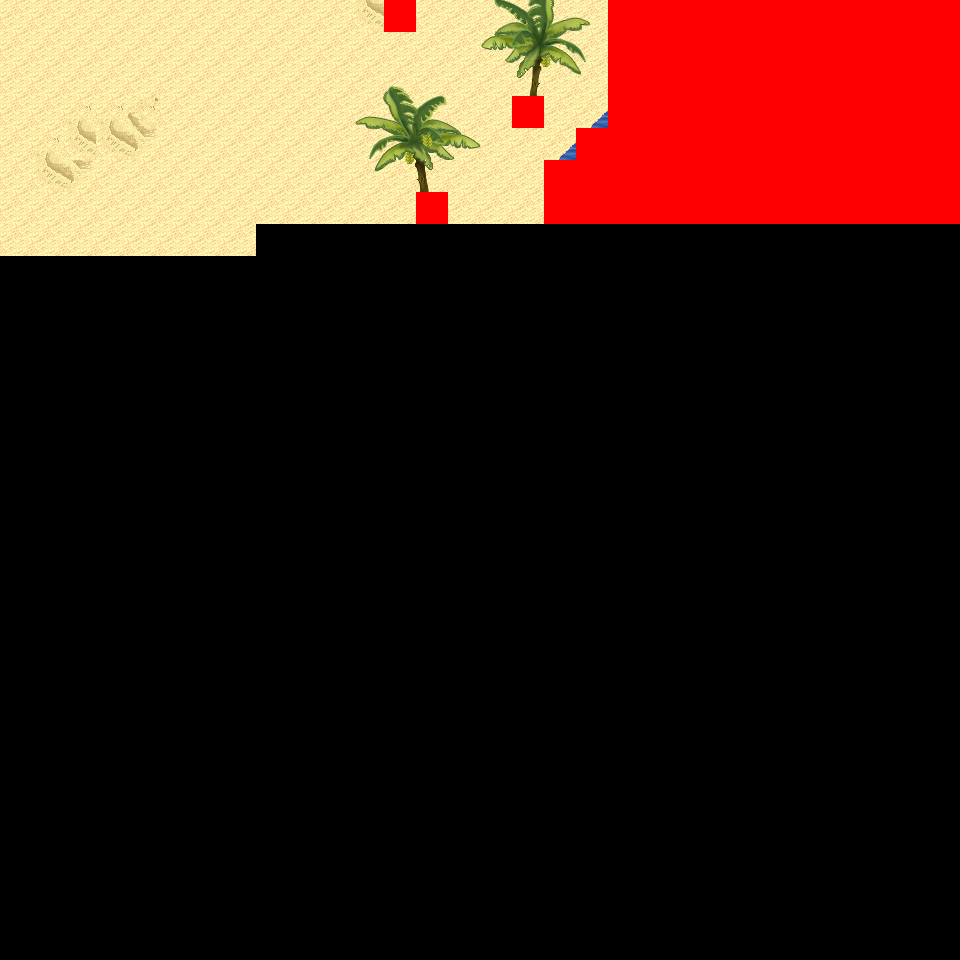

Rendered tile map (Tiled .tmx) drawn with the repository's tilesets; below, a short description and the map source with its tile grids summarised:
An orthogonal 30x30 tile map with 32x32 px tiles, 6 tile layers (Ground, Object, Object2, Above, ...), 14 tilesets and 3 objects (3x mapExit).

<map version="1.0" orientation="orthogonal" renderorder="right-down" width="30" height="30" tilewidth="32" tileheight="32" nextobjectid="4">
  <tileset firstgid="1" name="tileset_logic_collision" tilewidth="32" tileheight="32" tilecount="1" columns="1">
    <image source="../drawable/tileset_logic_collision.png" width="32" height="32" />
  </tileset>
  <tileset firstgid="2" name="tileset_ground_ground" tilewidth="32" tileheight="32" tilecount="33" columns="3">
    <image source="../drawable/tileset_ground_ground.png" width="96" height="352" />
  </tileset>
  <tileset firstgid="35" name="tileset_terrain_desert" tilewidth="32" tileheight="32" tilecount="88" columns="8">
    <image source="../drawable/tileset_terrain_desert.png" width="256" height="352" />
  </tileset>
  <tileset firstgid="123" name="tileset_building_stone_ruins" tilewidth="32" tileheight="32" tilecount="72" columns="6">
    <image source="../drawable/tileset_building_stone_ruins.png" width="192" height="384" />
  </tileset>
  <tileset firstgid="195" name="tileset_ground_sand_edges" tilewidth="32" tileheight="32" tilecount="15" columns="5">
    <image source="../drawable/tileset_ground_sand_edges.png" width="160" height="96" />
  </tileset>
  <tileset firstgid="210" name="tileset_ground_slate_tiles" tilewidth="32" tileheight="32" tilecount="15" columns="5">
    <image source="../drawable/tileset_ground_slate_tiles.png" width="160" height="96" />
  </tileset>
  <tileset firstgid="225" name="tileset_ground_sand_2" tilewidth="32" tileheight="32" tilecount="15" columns="5">
    <image source="../drawable/tileset_ground_sand_2.png" width="160" height="96" />
  </tileset>
  <tileset firstgid="240" name="tileset_plant_cactus_2" tilewidth="32" tileheight="32" tilecount="10" columns="5">
    <image source="../drawable/tileset_plant_cactus_2.png" width="160" height="64" />
  </tileset>
  <tileset firstgid="250" name="tileset_plant_round_cactuses" tilewidth="32" tileheight="32" tilecount="20" columns="10">
    <image source="../drawable/tileset_plant_round_cactuses.png" width="320" height="64" />
  </tileset>
  <tileset firstgid="270" name="tileset_plant_tree_banana_tree" tilewidth="32" tileheight="32" tilecount="40" columns="4">
    <image source="../drawable/tileset_plant_tree_banana_tree.png" width="128" height="320" />
  </tileset>
  <tileset firstgid="310" name="tileset_plant_tree_palm_tree" tilewidth="32" tileheight="32" tilecount="6" columns="2">
    <image source="../drawable/tileset_plant_tree_palm_tree.png" width="64" height="96" />
  </tileset>
  <tileset firstgid="316" name="tileset_plant_tree_palm_trees" tilewidth="32" tileheight="32" tilecount="40" columns="4">
    <image source="../drawable/tileset_plant_tree_palm_trees.png" width="128" height="320" />
  </tileset>
  <tileset firstgid="356" name="tileset_building_stone_tower" tilewidth="32" tileheight="32" tilecount="14" columns="2">
    <image source="../drawable/tileset_building_stone_tower.png" width="64" height="224" />
  </tileset>
  <tileset firstgid="370" name="tileset_plant_bush_large_green" tilewidth="32" tileheight="32" tilecount="9" columns="3">
    <image source="../drawable/tileset_plant_bush_large_green.png" width="96" height="96" />
  </tileset>
  <layer name="Ground" width="30" height="30">
    <data>[900 cells, 218 non-empty, 6 distinct tile ids]</data>
  </layer>
  <layer name="Object" width="30" height="30">
    <data>[900 cells, 12 non-empty, 5 distinct tile ids]</data>
  </layer>
  <layer name="Object2" width="30" height="30">
    <data>[900 cells, 0 non-empty, 0 distinct tile ids]</data>
  </layer>
  <layer name="Above" width="30" height="30">
    <data>[900 cells, 24 non-empty, 24 distinct tile ids]</data>
  </layer>
  <layer name="Above2" width="30" height="30">
    <data>[900 cells, 0 non-empty, 0 distinct tile ids]</data>
  </layer>
  <layer name="Walkable" width="30" height="30">
    <data>[900 cells, 85 non-empty, 1 distinct tile ids]</data>
  </layer>
  <objectgroup name="MapEvents">
    <object id="1" name="north" type="mapExit" x="0" y="0" width="384" height="32">
      <properties>
        <property name="map" value="level_0_x38_y113" />
        <property name="x" value="0" />
        <property name="y" value="28" />
      </properties>
    </object>
    <object id="2" name="north2" type="mapExit" x="416" y="0" width="192" height="32">
      <properties>
        <property name="map" value="level_0_x38_y113" />
        <property name="x" value="13" />
        <property name="y" value="28" />
      </properties>
    </object>
    <object id="3" name="west" type="mapExit" x="0" y="0" width="32" height="960">
      <properties>
        <property name="map" value="level_0_x37_y114" />
        <property name="x" value="28" />
        <property name="y" value="0" />
      </properties>
    </object>
  </objectgroup>
</map>
